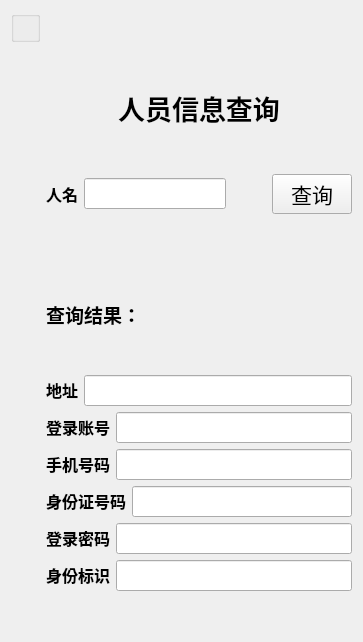
     <widget class="QWidget" name="tab_5">
      <attribute name="title">
       <string>人员信息查询</string>
      </attribute>
      <layout class="QGridLayout" name="gridLayout">
       <item row="0" column="0">
        <widget class="QGroupBox" name="groupBox_4">
         <property name="title">
          <string/>
         </property>
         <layout class="QGridLayout" name="gridLayout_7"/>
        </widget>
       </item>
       <item row="1" column="1">
        <layout class="QVBoxLayout" name="verticalLayout_4">
         <item>
          <spacer name="verticalSpacer_9">
           <property name="orientation">
            <enum>Qt::Vertical</enum>
           </property>
           <property name="sizeHint" stdset="0">
            <size>
             <width>20</width>
             <height>40</height>
            </size>
           </property>
          </spacer>
         </item>
         <item>
          <widget class="QLabel" name="label_2">
           <property name="text">
            <string>&lt;html&gt;&lt;head/&gt;&lt;body&gt;&lt;p align=&quot;center&quot;&gt;&lt;span style=&quot; font-size:20pt; font-weight:600; color:#000000;&quot;&gt;人员信息查询&lt;/span&gt;&lt;/p&gt;&lt;/body&gt;&lt;/html&gt;</string>
           </property>
          </widget>
         </item>
         <item>
          <spacer name="verticalSpacer_10">
           <property name="orientation">
            <enum>Qt::Vertical</enum>
           </property>
           <property name="sizeHint" stdset="0">
            <size>
             <width>20</width>
             <height>40</height>
            </size>
           </property>
          </spacer>
         </item>
         <item>
          <layout class="QHBoxLayout" name="horizontalLayout_2">
           <item>
            <layout class="QHBoxLayout" name="horizontalLayout_21">
             <item>
              <widget class="QLabel" name="label_19">
               <property name="text">
                <string>&lt;html&gt;&lt;head/&gt;&lt;body&gt;&lt;p&gt;&lt;span style=&quot; font-size:12pt; font-weight:600;&quot;&gt;人名&lt;/span&gt;&lt;/p&gt;&lt;/body&gt;&lt;/html&gt;</string>
               </property>
              </widget>
             </item>
             <item>
              <widget class="QLineEdit" name="nameEdit_query">
               <property name="font">
                <font>
                 <family>Agency FB</family>
                 <pointsize>12</pointsize>
                </font>
               </property>
              </widget>
             </item>
             <item>
              <spacer name="horizontalSpacer_5">
               <property name="orientation">
                <enum>Qt::Horizontal</enum>
               </property>
               <property name="sizeHint" stdset="0">
                <size>
                 <width>40</width>
                 <height>20</height>
                </size>
               </property>
              </spacer>
             </item>
             <item>
              <widget class="QPushButton" name="query">
               <property name="font">
                <font>
                 <family>Agency FB</family>
                 <pointsize>16</pointsize>
                </font>
               </property>
               <property name="text">
                <string>查询</string>
               </property>
              </widget>
             </item>
            </layout>
           </item>
          </layout>
         </item>
         <item>
          <spacer name="verticalSpacer_12">
           <property name="orientation">
            <enum>Qt::Vertical</enum>
           </property>
           <property name="sizeHint" stdset="0">
            <size>
             <width>20</width>
             <height>40</height>
            </size>
           </property>
          </spacer>
         </item>
         <item>
          <layout class="QVBoxLayout" name="verticalLayout_5">
           <item>
            <spacer name="verticalSpacer_14">
             <property name="orientation">
              <enum>Qt::Vertical</enum>
             </property>
             <property name="sizeHint" stdset="0">
              <size>
               <width>20</width>
               <height>40</height>
              </size>
             </property>
            </spacer>
           </item>
           <item>
            <widget class="QLabel" name="label_20">
             <property name="text">
              <string>&lt;html&gt;&lt;head/&gt;&lt;body&gt;&lt;p&gt;&lt;span style=&quot; font-size:14pt; font-weight:600; color:#000000;&quot;&gt;查询结果：&lt;/span&gt;&lt;/p&gt;&lt;/body&gt;&lt;/html&gt;</string>
             </property>
            </widget>
           </item>
           <item>
            <spacer name="verticalSpacer_13">
             <property name="orientation">
              <enum>Qt::Vertical</enum>
             </property>
             <property name="sizeHint" stdset="0">
              <size>
               <width>20</width>
               <height>40</height>
              </size>
             </property>
            </spacer>
           </item>
           <item>
            <layout class="QHBoxLayout" name="horizontalLayout_15">
             <item>
              <widget class="QLabel" name="label_13">
               <property name="text">
                <string>&lt;html&gt;&lt;head/&gt;&lt;body&gt;&lt;p&gt;&lt;span style=&quot; font-size:12pt; font-weight:600;&quot;&gt;地址&lt;/span&gt;&lt;/p&gt;&lt;/body&gt;&lt;/html&gt;</string>
               </property>
              </widget>
             </item>
             <item>
              <widget class="QLineEdit" name="addressEdit_query">
               <property name="font">
                <font>
                 <family>Agency FB</family>
                 <pointsize>12</pointsize>
                </font>
               </property>
              </widget>
             </item>
            </layout>
           </item>
           <item>
            <layout class="QHBoxLayout" name="horizontalLayout_16">
             <item>
              <widget class="QLabel" name="label_14">
               <property name="text">
                <string>&lt;html&gt;&lt;head/&gt;&lt;body&gt;&lt;p&gt;&lt;span style=&quot; font-size:12pt; font-weight:600;&quot;&gt;登录账号&lt;/span&gt;&lt;/p&gt;&lt;/body&gt;&lt;/html&gt;</string>
               </property>
              </widget>
             </item>
             <item>
              <widget class="QLineEdit" name="accountEdit_query">
               <property name="font">
                <font>
                 <family>Agency FB</family>
                 <pointsize>12</pointsize>
                </font>
               </property>
              </widget>
             </item>
            </layout>
           </item>
           <item>
            <layout class="QHBoxLayout" name="horizontalLayout_17">
             <item>
              <widget class="QLabel" name="label_15">
               <property name="text">
                <string>&lt;html&gt;&lt;head/&gt;&lt;body&gt;&lt;p&gt;&lt;span style=&quot; font-size:12pt; font-weight:600;&quot;&gt;手机号码&lt;/span&gt;&lt;/p&gt;&lt;/body&gt;&lt;/html&gt;</string>
               </property>
              </widget>
             </item>
             <item>
              <widget class="QLineEdit" name="phoneEdit_query">
               <property name="font">
                <font>
                 <family>Agency FB</family>
                 <pointsize>12</pointsize>
                </font>
               </property>
              </widget>
             </item>
            </layout>
           </item>
           <item>
            <layout class="QHBoxLayout" name="horizontalLayout_18">
             <item>
              <widget class="QLabel" name="label_16">
               <property name="text">
                <string>&lt;html&gt;&lt;head/&gt;&lt;body&gt;&lt;p&gt;&lt;span style=&quot; font-size:12pt; font-weight:600;&quot;&gt;身份证号码&lt;/span&gt;&lt;/p&gt;&lt;/body&gt;&lt;/html&gt;</string>
               </property>
              </widget>
             </item>
             <item>
              <widget class="QLineEdit" name="idcardEdit_query">
               <property name="font">
                <font>
                 <family>Agency FB</family>
                 <pointsize>12</pointsize>
                </font>
               </property>
              </widget>
             </item>
            </layout>
           </item>
           <item>
            <layout class="QHBoxLayout" name="horizontalLayout_19">
             <item>
              <widget class="QLabel" name="label_17">
               <property name="text">
                <string>&lt;html&gt;&lt;head/&gt;&lt;body&gt;&lt;p&gt;&lt;span style=&quot; font-size:12pt; font-weight:600;&quot;&gt;登录密码&lt;/span&gt;&lt;/p&gt;&lt;/body&gt;&lt;/html&gt;</string>
               </property>
              </widget>
             </item>
             <item>
              <widget class="QLineEdit" name="passwordEdit_query">
               <property name="font">
                <font>
                 <family>Agency FB</family>
                 <pointsize>12</pointsize>
                </font>
               </property>
              </widget>
             </item>
            </layout>
           </item>
           <item>
            <layout class="QHBoxLayout" name="horizontalLayout_20">
             <item>
              <widget class="QLabel" name="label_18">
               <property name="text">
                <string>&lt;html&gt;&lt;head/&gt;&lt;body&gt;&lt;p&gt;&lt;span style=&quot; font-size:12pt; font-weight:600;&quot;&gt;身份标识&lt;/span&gt;&lt;/p&gt;&lt;/body&gt;&lt;/html&gt;</string>
               </property>
              </widget>
             </item>
             <item>
              <widget class="QLineEdit" name="roleEdit_query">
               <property name="font">
                <font>
                 <family>Agency FB</family>
                 <pointsize>12</pointsize>
                </font>
               </property>
              </widget>
             </item>
            </layout>
           </item>
          </layout>
         </item>
         <item>
          <spacer name="verticalSpacer_11">
           <property name="orientation">
            <enum>Qt::Vertical</enum>
           </property>
           <property name="sizeHint" stdset="0">
            <size>
             <width>20</width>
             <height>40</height>
            </size>
           </property>
          </spacer>
         </item>
        </layout>
       </item>
      </layout>
     </widget>
